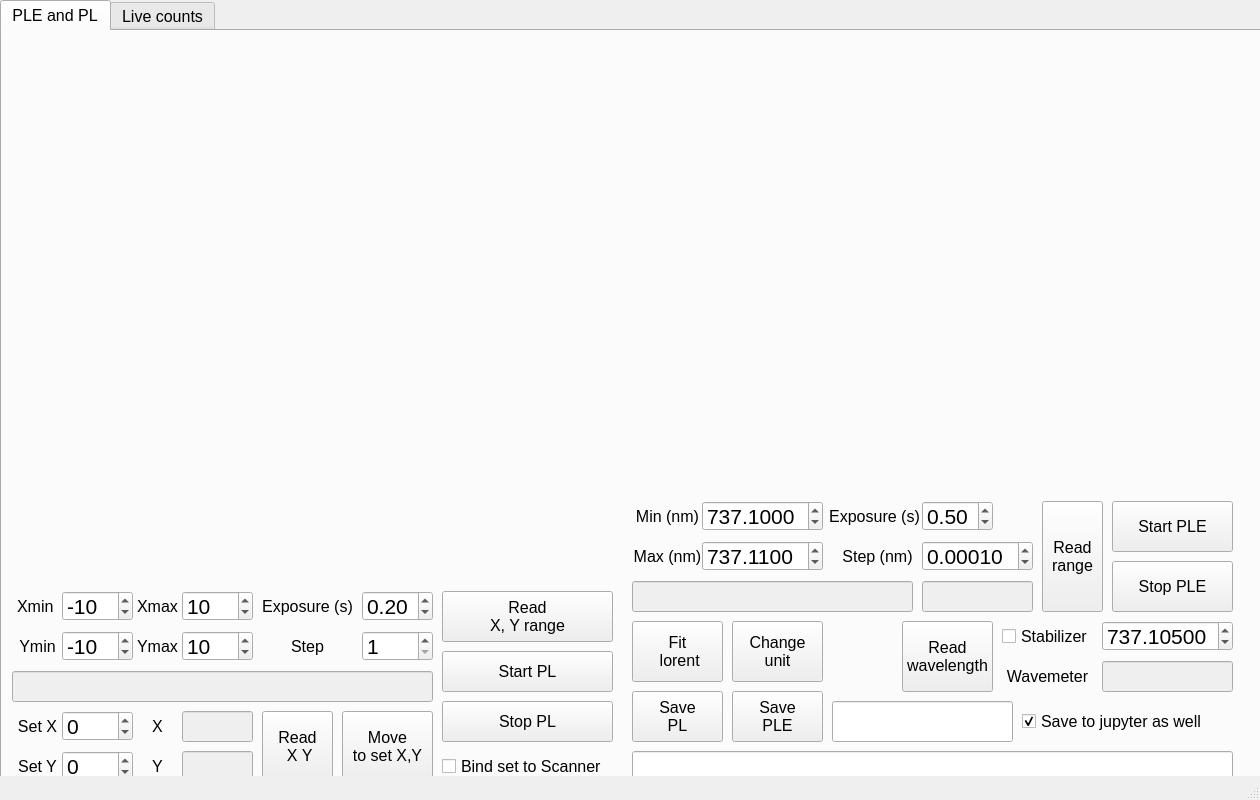
<?xml version="1.0" encoding="UTF-8"?>
<ui version="4.0">
 <class>MainWindow</class>
 <widget class="QMainWindow" name="MainWindow">
  <property name="geometry">
   <rect>
    <x>0</x>
    <y>0</y>
    <width>1260</width>
    <height>800</height>
   </rect>
  </property>
  <property name="sizePolicy">
   <sizepolicy hsizetype="Fixed" vsizetype="Fixed">
    <horstretch>0</horstretch>
    <verstretch>0</verstretch>
   </sizepolicy>
  </property>
  <property name="minimumSize">
   <size>
    <width>1260</width>
    <height>800</height>
   </size>
  </property>
  <property name="maximumSize">
   <size>
    <width>1260</width>
    <height>800</height>
   </size>
  </property>
  <property name="font">
   <font>
    <family>Arial</family>
    <pointsize>12</pointsize>
   </font>
  </property>
  <property name="windowTitle">
   <string>ConfocalGUI @Wanglab, UOregon</string>
  </property>
  <widget class="QWidget" name="centralwidget">
   <widget class="QTabWidget" name="tabWidget">
    <property name="enabled">
     <bool>true</bool>
    </property>
    <property name="geometry">
     <rect>
      <x>0</x>
      <y>0</y>
      <width>1281</width>
      <height>790</height>
     </rect>
    </property>
    <property name="currentIndex">
     <number>0</number>
    </property>
    <widget class="QWidget" name="tab">
     <attribute name="title">
      <string>PLE and PL</string>
     </attribute>
     <widget class="QWidget" name="widget_figure_PL" native="true">
      <property name="geometry">
       <rect>
        <x>10</x>
        <y>10</y>
        <width>600</width>
        <height>540</height>
       </rect>
      </property>
     </widget>
     <widget class="QWidget" name="widget_figure_PLE" native="true">
      <property name="geometry">
       <rect>
        <x>630</x>
        <y>10</y>
        <width>600</width>
        <height>450</height>
       </rect>
      </property>
     </widget>
     <widget class="QPushButton" name="pushButton_save_PL">
      <property name="geometry">
       <rect>
        <x>630</x>
        <y>660</y>
        <width>91</width>
        <height>51</height>
       </rect>
      </property>
      <property name="font">
       <font>
        <family>Arial</family>
        <pointsize>12</pointsize>
       </font>
      </property>
      <property name="text">
       <string>Save 
PL</string>
      </property>
     </widget>
     <widget class="QPushButton" name="pushButton_save_PLE">
      <property name="geometry">
       <rect>
        <x>730</x>
        <y>660</y>
        <width>91</width>
        <height>51</height>
       </rect>
      </property>
      <property name="font">
       <font>
        <family>Arial</family>
        <pointsize>12</pointsize>
       </font>
      </property>
      <property name="text">
       <string>Save 
PLE</string>
      </property>
     </widget>
     <widget class="QLineEdit" name="lineEdit_save">
      <property name="geometry">
       <rect>
        <x>830</x>
        <y>670</y>
        <width>181</width>
        <height>41</height>
       </rect>
      </property>
     </widget>
     <widget class="QLabel" name="label_5">
      <property name="geometry">
       <rect>
        <x>10</x>
        <y>680</y>
        <width>51</width>
        <height>31</height>
       </rect>
      </property>
      <property name="text">
       <string>Set X</string>
      </property>
      <property name="alignment">
       <set>Qt::AlignCenter</set>
      </property>
     </widget>
     <widget class="QLabel" name="label_6">
      <property name="geometry">
       <rect>
        <x>10</x>
        <y>720</y>
        <width>51</width>
        <height>31</height>
       </rect>
      </property>
      <property name="text">
       <string>Set Y</string>
      </property>
      <property name="alignment">
       <set>Qt::AlignCenter</set>
      </property>
     </widget>
     <widget class="QPushButton" name="pushButton_scanner">
      <property name="geometry">
       <rect>
        <x>340</x>
        <y>680</y>
        <width>91</width>
        <height>71</height>
       </rect>
      </property>
      <property name="font">
       <font>
        <family>Arial</family>
        <pointsize>12</pointsize>
       </font>
      </property>
      <property name="text">
       <string>Move 
to set X,Y</string>
      </property>
     </widget>
     <widget class="QDoubleSpinBox" name="doubleSpinBox_X">
      <property name="geometry">
       <rect>
        <x>60</x>
        <y>680</y>
        <width>71</width>
        <height>30</height>
       </rect>
      </property>
      <property name="font">
       <font>
        <family>Arial</family>
        <pointsize>16</pointsize>
       </font>
      </property>
      <property name="decimals">
       <number>0</number>
      </property>
      <property name="minimum">
       <double>-1000.000000000000000</double>
      </property>
      <property name="maximum">
       <double>100000.000000000000000</double>
      </property>
      <property name="singleStep">
       <double>1.000000000000000</double>
      </property>
      <property name="value">
       <double>0.000000000000000</double>
      </property>
     </widget>
     <widget class="QDoubleSpinBox" name="doubleSpinBox_Y">
      <property name="geometry">
       <rect>
        <x>60</x>
        <y>720</y>
        <width>71</width>
        <height>30</height>
       </rect>
      </property>
      <property name="font">
       <font>
        <family>Arial</family>
        <pointsize>16</pointsize>
       </font>
      </property>
      <property name="decimals">
       <number>0</number>
      </property>
      <property name="minimum">
       <double>-1000.000000000000000</double>
      </property>
      <property name="maximum">
       <double>100000.000000000000000</double>
      </property>
      <property name="singleStep">
       <double>1.000000000000000</double>
      </property>
      <property name="value">
       <double>0.000000000000000</double>
      </property>
     </widget>
     <widget class="QLineEdit" name="lineEdit_print">
      <property name="geometry">
       <rect>
        <x>630</x>
        <y>720</y>
        <width>601</width>
        <height>31</height>
       </rect>
      </property>
     </widget>
     <widget class="QLineEdit" name="lineEdit_time_PLE">
      <property name="enabled">
       <bool>false</bool>
      </property>
      <property name="geometry">
       <rect>
        <x>630</x>
        <y>550</y>
        <width>281</width>
        <height>31</height>
       </rect>
      </property>
     </widget>
     <widget class="QLineEdit" name="lineEdit_step_PLE">
      <property name="enabled">
       <bool>false</bool>
      </property>
      <property name="geometry">
       <rect>
        <x>920</x>
        <y>550</y>
        <width>111</width>
        <height>31</height>
       </rect>
      </property>
     </widget>
     <widget class="QDoubleSpinBox" name="doubleSpinBox_step_PL">
      <property name="geometry">
       <rect>
        <x>360</x>
        <y>600</y>
        <width>71</width>
        <height>30</height>
       </rect>
      </property>
      <property name="font">
       <font>
        <family>Arial</family>
        <pointsize>16</pointsize>
       </font>
      </property>
      <property name="decimals">
       <number>0</number>
      </property>
      <property name="minimum">
       <double>1.000000000000000</double>
      </property>
      <property name="singleStep">
       <double>1.000000000000000</double>
      </property>
      <property name="value">
       <double>1.000000000000000</double>
      </property>
     </widget>
     <widget class="QDoubleSpinBox" name="doubleSpinBox_xu">
      <property name="geometry">
       <rect>
        <x>180</x>
        <y>560</y>
        <width>71</width>
        <height>30</height>
       </rect>
      </property>
      <property name="sizePolicy">
       <sizepolicy hsizetype="Minimum" vsizetype="Fixed">
        <horstretch>0</horstretch>
        <verstretch>0</verstretch>
       </sizepolicy>
      </property>
      <property name="font">
       <font>
        <family>Arial</family>
        <pointsize>16</pointsize>
       </font>
      </property>
      <property name="decimals">
       <number>0</number>
      </property>
      <property name="minimum">
       <double>-1000.000000000000000</double>
      </property>
      <property name="maximum">
       <double>100000.000000000000000</double>
      </property>
      <property name="singleStep">
       <double>1.000000000000000</double>
      </property>
      <property name="value">
       <double>10.000000000000000</double>
      </property>
     </widget>
     <widget class="QLabel" name="label_13">
      <property name="geometry">
       <rect>
        <x>130</x>
        <y>560</y>
        <width>51</width>
        <height>31</height>
       </rect>
      </property>
      <property name="font">
       <font>
        <family>Arial</family>
        <pointsize>12</pointsize>
       </font>
      </property>
      <property name="text">
       <string>Xmax</string>
      </property>
      <property name="alignment">
       <set>Qt::AlignCenter</set>
      </property>
     </widget>
     <widget class="QDoubleSpinBox" name="doubleSpinBox_xl">
      <property name="geometry">
       <rect>
        <x>60</x>
        <y>560</y>
        <width>71</width>
        <height>30</height>
       </rect>
      </property>
      <property name="font">
       <font>
        <family>Arial</family>
        <pointsize>16</pointsize>
       </font>
      </property>
      <property name="decimals">
       <number>0</number>
      </property>
      <property name="minimum">
       <double>-999.000000000000000</double>
      </property>
      <property name="maximum">
       <double>1000.000000000000000</double>
      </property>
      <property name="singleStep">
       <double>1.000000000000000</double>
      </property>
      <property name="value">
       <double>-10.000000000000000</double>
      </property>
     </widget>
     <widget class="QLabel" name="label_9">
      <property name="geometry">
       <rect>
        <x>10</x>
        <y>560</y>
        <width>51</width>
        <height>31</height>
       </rect>
      </property>
      <property name="font">
       <font>
        <family>Arial</family>
        <pointsize>12</pointsize>
       </font>
      </property>
      <property name="text">
       <string>Xmin </string>
      </property>
      <property name="alignment">
       <set>Qt::AlignCenter</set>
      </property>
     </widget>
     <widget class="QDoubleSpinBox" name="doubleSpinBox_yl">
      <property name="geometry">
       <rect>
        <x>60</x>
        <y>600</y>
        <width>71</width>
        <height>30</height>
       </rect>
      </property>
      <property name="font">
       <font>
        <family>Arial</family>
        <pointsize>16</pointsize>
       </font>
      </property>
      <property name="decimals">
       <number>0</number>
      </property>
      <property name="minimum">
       <double>-999.000000000000000</double>
      </property>
      <property name="maximum">
       <double>1000.000000000000000</double>
      </property>
      <property name="singleStep">
       <double>1.000000000000000</double>
      </property>
      <property name="value">
       <double>-10.000000000000000</double>
      </property>
     </widget>
     <widget class="QDoubleSpinBox" name="doubleSpinBox_yu">
      <property name="geometry">
       <rect>
        <x>180</x>
        <y>600</y>
        <width>71</width>
        <height>30</height>
       </rect>
      </property>
      <property name="sizePolicy">
       <sizepolicy hsizetype="Minimum" vsizetype="Fixed">
        <horstretch>0</horstretch>
        <verstretch>0</verstretch>
       </sizepolicy>
      </property>
      <property name="font">
       <font>
        <family>Arial</family>
        <pointsize>16</pointsize>
       </font>
      </property>
      <property name="decimals">
       <number>0</number>
      </property>
      <property name="minimum">
       <double>-1000.000000000000000</double>
      </property>
      <property name="maximum">
       <double>1000.000000000000000</double>
      </property>
      <property name="singleStep">
       <double>1.000000000000000</double>
      </property>
      <property name="value">
       <double>10.000000000000000</double>
      </property>
     </widget>
     <widget class="QLabel" name="label_10">
      <property name="geometry">
       <rect>
        <x>10</x>
        <y>600</y>
        <width>51</width>
        <height>31</height>
       </rect>
      </property>
      <property name="font">
       <font>
        <family>Arial</family>
        <pointsize>12</pointsize>
       </font>
      </property>
      <property name="text">
       <string>Ymin</string>
      </property>
      <property name="alignment">
       <set>Qt::AlignCenter</set>
      </property>
     </widget>
     <widget class="QLabel" name="label_14">
      <property name="geometry">
       <rect>
        <x>130</x>
        <y>600</y>
        <width>51</width>
        <height>31</height>
       </rect>
      </property>
      <property name="font">
       <font>
        <family>Arial</family>
        <pointsize>12</pointsize>
       </font>
      </property>
      <property name="text">
       <string>Ymax</string>
      </property>
      <property name="alignment">
       <set>Qt::AlignCenter</set>
      </property>
     </widget>
     <widget class="QLabel" name="label_11">
      <property name="geometry">
       <rect>
        <x>250</x>
        <y>600</y>
        <width>111</width>
        <height>31</height>
       </rect>
      </property>
      <property name="font">
       <font>
        <family>Arial</family>
        <pointsize>12</pointsize>
       </font>
      </property>
      <property name="text">
       <string>Step</string>
      </property>
      <property name="alignment">
       <set>Qt::AlignCenter</set>
      </property>
     </widget>
     <widget class="QLabel" name="label_8">
      <property name="geometry">
       <rect>
        <x>250</x>
        <y>560</y>
        <width>111</width>
        <height>31</height>
       </rect>
      </property>
      <property name="font">
       <font>
        <family>Arial</family>
        <pointsize>12</pointsize>
       </font>
      </property>
      <property name="text">
       <string>Exposure (s)</string>
      </property>
      <property name="alignment">
       <set>Qt::AlignCenter</set>
      </property>
     </widget>
     <widget class="QDoubleSpinBox" name="doubleSpinBox_exposure_PL">
      <property name="geometry">
       <rect>
        <x>360</x>
        <y>560</y>
        <width>71</width>
        <height>30</height>
       </rect>
      </property>
      <property name="font">
       <font>
        <family>Arial</family>
        <pointsize>16</pointsize>
       </font>
      </property>
      <property name="minimum">
       <double>0.010000000000000</double>
      </property>
      <property name="singleStep">
       <double>0.010000000000000</double>
      </property>
      <property name="value">
       <double>0.200000000000000</double>
      </property>
     </widget>
     <widget class="QLabel" name="label_12">
      <property name="geometry">
       <rect>
        <x>130</x>
        <y>680</y>
        <width>51</width>
        <height>31</height>
       </rect>
      </property>
      <property name="text">
       <string>X</string>
      </property>
      <property name="alignment">
       <set>Qt::AlignCenter</set>
      </property>
     </widget>
     <widget class="QLabel" name="label_19">
      <property name="geometry">
       <rect>
        <x>130</x>
        <y>720</y>
        <width>51</width>
        <height>31</height>
       </rect>
      </property>
      <property name="text">
       <string>Y</string>
      </property>
      <property name="alignment">
       <set>Qt::AlignCenter</set>
      </property>
     </widget>
     <widget class="QLineEdit" name="lineEdit_X">
      <property name="enabled">
       <bool>false</bool>
      </property>
      <property name="geometry">
       <rect>
        <x>180</x>
        <y>680</y>
        <width>71</width>
        <height>31</height>
       </rect>
      </property>
     </widget>
     <widget class="QLineEdit" name="lineEdit_Y">
      <property name="enabled">
       <bool>false</bool>
      </property>
      <property name="geometry">
       <rect>
        <x>180</x>
        <y>720</y>
        <width>71</width>
        <height>31</height>
       </rect>
      </property>
     </widget>
     <widget class="QPushButton" name="pushButton_XY">
      <property name="geometry">
       <rect>
        <x>260</x>
        <y>680</y>
        <width>71</width>
        <height>71</height>
       </rect>
      </property>
      <property name="font">
       <font>
        <family>Arial</family>
        <pointsize>12</pointsize>
       </font>
      </property>
      <property name="text">
       <string>Read 
 X Y</string>
      </property>
     </widget>
     <widget class="QLineEdit" name="lineEdit_time_PL">
      <property name="enabled">
       <bool>false</bool>
      </property>
      <property name="geometry">
       <rect>
        <x>10</x>
        <y>640</y>
        <width>421</width>
        <height>31</height>
       </rect>
      </property>
     </widget>
     <widget class="QPushButton" name="pushButton_start_PL">
      <property name="geometry">
       <rect>
        <x>440</x>
        <y>620</y>
        <width>171</width>
        <height>41</height>
       </rect>
      </property>
      <property name="font">
       <font>
        <family>Arial</family>
        <pointsize>12</pointsize>
       </font>
      </property>
      <property name="text">
       <string>Start PL</string>
      </property>
     </widget>
     <widget class="QPushButton" name="pushButton_stop_PL">
      <property name="geometry">
       <rect>
        <x>440</x>
        <y>670</y>
        <width>171</width>
        <height>41</height>
       </rect>
      </property>
      <property name="font">
       <font>
        <family>Arial</family>
        <pointsize>12</pointsize>
       </font>
      </property>
      <property name="text">
       <string>Stop PL</string>
      </property>
     </widget>
     <widget class="QPushButton" name="pushButton_range_PL">
      <property name="geometry">
       <rect>
        <x>440</x>
        <y>560</y>
        <width>171</width>
        <height>51</height>
       </rect>
      </property>
      <property name="font">
       <font>
        <family>Arial</family>
        <pointsize>12</pointsize>
       </font>
      </property>
      <property name="text">
       <string>Read 
X, Y range</string>
      </property>
     </widget>
     <widget class="QDoubleSpinBox" name="doubleSpinBox_wl">
      <property name="geometry">
       <rect>
        <x>700</x>
        <y>470</y>
        <width>121</width>
        <height>30</height>
       </rect>
      </property>
      <property name="sizePolicy">
       <sizepolicy hsizetype="MinimumExpanding" vsizetype="Fixed">
        <horstretch>0</horstretch>
        <verstretch>0</verstretch>
       </sizepolicy>
      </property>
      <property name="font">
       <font>
        <family>Arial</family>
        <pointsize>16</pointsize>
       </font>
      </property>
      <property name="prefix">
       <string/>
      </property>
      <property name="suffix">
       <string/>
      </property>
      <property name="decimals">
       <number>4</number>
      </property>
      <property name="minimum">
       <double>0.100000000000000</double>
      </property>
      <property name="maximum">
       <double>999.990000000000009</double>
      </property>
      <property name="singleStep">
       <double>0.000100000000000</double>
      </property>
      <property name="value">
       <double>737.100000000000023</double>
      </property>
     </widget>
     <widget class="QLabel" name="label_2">
      <property name="geometry">
       <rect>
        <x>630</x>
        <y>470</y>
        <width>71</width>
        <height>31</height>
       </rect>
      </property>
      <property name="font">
       <font>
        <family>Arial</family>
        <pointsize>12</pointsize>
       </font>
      </property>
      <property name="text">
       <string>Min (nm)</string>
      </property>
      <property name="alignment">
       <set>Qt::AlignCenter</set>
      </property>
     </widget>
     <widget class="QLabel" name="label_3">
      <property name="geometry">
       <rect>
        <x>630</x>
        <y>510</y>
        <width>71</width>
        <height>31</height>
       </rect>
      </property>
      <property name="font">
       <font>
        <family>Arial</family>
        <pointsize>12</pointsize>
       </font>
      </property>
      <property name="text">
       <string>Max (nm)</string>
      </property>
      <property name="alignment">
       <set>Qt::AlignCenter</set>
      </property>
     </widget>
     <widget class="QDoubleSpinBox" name="doubleSpinBox_wu">
      <property name="geometry">
       <rect>
        <x>700</x>
        <y>510</y>
        <width>121</width>
        <height>30</height>
       </rect>
      </property>
      <property name="sizePolicy">
       <sizepolicy hsizetype="MinimumExpanding" vsizetype="Fixed">
        <horstretch>0</horstretch>
        <verstretch>0</verstretch>
       </sizepolicy>
      </property>
      <property name="font">
       <font>
        <family>Arial</family>
        <pointsize>16</pointsize>
       </font>
      </property>
      <property name="decimals">
       <number>4</number>
      </property>
      <property name="minimum">
       <double>0.100000000000000</double>
      </property>
      <property name="maximum">
       <double>999.990000000000009</double>
      </property>
      <property name="singleStep">
       <double>0.000100000000000</double>
      </property>
      <property name="value">
       <double>737.110000000000014</double>
      </property>
     </widget>
     <widget class="QLabel" name="label">
      <property name="geometry">
       <rect>
        <x>827</x>
        <y>470</y>
        <width>91</width>
        <height>31</height>
       </rect>
      </property>
      <property name="font">
       <font>
        <family>Arial</family>
        <pointsize>12</pointsize>
       </font>
      </property>
      <property name="text">
       <string>Exposure (s)</string>
      </property>
      <property name="alignment">
       <set>Qt::AlignCenter</set>
      </property>
     </widget>
     <widget class="QDoubleSpinBox" name="doubleSpinBox_exposure_PLE">
      <property name="geometry">
       <rect>
        <x>920</x>
        <y>470</y>
        <width>71</width>
        <height>30</height>
       </rect>
      </property>
      <property name="font">
       <font>
        <family>Arial</family>
        <pointsize>16</pointsize>
       </font>
      </property>
      <property name="minimum">
       <double>0.100000000000000</double>
      </property>
      <property name="singleStep">
       <double>0.500000000000000</double>
      </property>
      <property name="value">
       <double>0.500000000000000</double>
      </property>
     </widget>
     <widget class="QLabel" name="label_4">
      <property name="geometry">
       <rect>
        <x>830</x>
        <y>510</y>
        <width>91</width>
        <height>31</height>
       </rect>
      </property>
      <property name="font">
       <font>
        <family>Arial</family>
        <pointsize>12</pointsize>
       </font>
      </property>
      <property name="text">
       <string>Step (nm)</string>
      </property>
      <property name="alignment">
       <set>Qt::AlignCenter</set>
      </property>
     </widget>
     <widget class="QDoubleSpinBox" name="doubleSpinBox_step_PLE">
      <property name="geometry">
       <rect>
        <x>920</x>
        <y>510</y>
        <width>111</width>
        <height>30</height>
       </rect>
      </property>
      <property name="sizePolicy">
       <sizepolicy hsizetype="Minimum" vsizetype="Fixed">
        <horstretch>0</horstretch>
        <verstretch>0</verstretch>
       </sizepolicy>
      </property>
      <property name="font">
       <font>
        <family>Arial</family>
        <pointsize>16</pointsize>
       </font>
      </property>
      <property name="decimals">
       <number>5</number>
      </property>
      <property name="minimum">
       <double>0.000010000000000</double>
      </property>
      <property name="singleStep">
       <double>0.000050000000000</double>
      </property>
      <property name="value">
       <double>0.000100000000000</double>
      </property>
     </widget>
     <widget class="QPushButton" name="pushButton_range_PLE">
      <property name="geometry">
       <rect>
        <x>1040</x>
        <y>470</y>
        <width>61</width>
        <height>111</height>
       </rect>
      </property>
      <property name="font">
       <font>
        <family>Arial</family>
        <pointsize>12</pointsize>
       </font>
      </property>
      <property name="text">
       <string>Read 
range</string>
      </property>
     </widget>
     <widget class="QPushButton" name="pushButton_start_PLE">
      <property name="geometry">
       <rect>
        <x>1110</x>
        <y>470</y>
        <width>121</width>
        <height>51</height>
       </rect>
      </property>
      <property name="font">
       <font>
        <family>Arial</family>
        <pointsize>12</pointsize>
       </font>
      </property>
      <property name="text">
       <string>Start PLE</string>
      </property>
     </widget>
     <widget class="QPushButton" name="pushButton_stop_PLE">
      <property name="geometry">
       <rect>
        <x>1110</x>
        <y>530</y>
        <width>121</width>
        <height>51</height>
       </rect>
      </property>
      <property name="font">
       <font>
        <family>Arial</family>
        <pointsize>12</pointsize>
       </font>
      </property>
      <property name="text">
       <string>Stop PLE</string>
      </property>
     </widget>
     <widget class="QPushButton" name="pushButton_lorent">
      <property name="geometry">
       <rect>
        <x>630</x>
        <y>590</y>
        <width>91</width>
        <height>61</height>
       </rect>
      </property>
      <property name="font">
       <font>
        <family>Arial</family>
        <pointsize>12</pointsize>
       </font>
      </property>
      <property name="text">
       <string>Fit 
 lorent</string>
      </property>
     </widget>
     <widget class="QPushButton" name="pushButton_unit">
      <property name="geometry">
       <rect>
        <x>730</x>
        <y>590</y>
        <width>91</width>
        <height>61</height>
       </rect>
      </property>
      <property name="font">
       <font>
        <family>Arial</family>
        <pointsize>12</pointsize>
       </font>
      </property>
      <property name="text">
       <string>Change 
unit</string>
      </property>
     </widget>
     <widget class="QDoubleSpinBox" name="doubleSpinBox_wavelength">
      <property name="enabled">
       <bool>true</bool>
      </property>
      <property name="geometry">
       <rect>
        <x>1100</x>
        <y>590</y>
        <width>131</width>
        <height>30</height>
       </rect>
      </property>
      <property name="sizePolicy">
       <sizepolicy hsizetype="MinimumExpanding" vsizetype="Fixed">
        <horstretch>0</horstretch>
        <verstretch>0</verstretch>
       </sizepolicy>
      </property>
      <property name="font">
       <font>
        <family>Arial</family>
        <pointsize>16</pointsize>
       </font>
      </property>
      <property name="decimals">
       <number>5</number>
      </property>
      <property name="minimum">
       <double>0.100000000000000</double>
      </property>
      <property name="maximum">
       <double>999.990000000000009</double>
      </property>
      <property name="singleStep">
       <double>0.000100000000000</double>
      </property>
      <property name="value">
       <double>737.105000000000018</double>
      </property>
     </widget>
     <widget class="QPushButton" name="pushButton_wavelength">
      <property name="geometry">
       <rect>
        <x>900</x>
        <y>590</y>
        <width>91</width>
        <height>71</height>
       </rect>
      </property>
      <property name="font">
       <font>
        <family>Arial</family>
        <pointsize>12</pointsize>
       </font>
      </property>
      <property name="text">
       <string>Read 
wavelength</string>
      </property>
     </widget>
     <widget class="QLineEdit" name="lineEdit_wavelength">
      <property name="enabled">
       <bool>false</bool>
      </property>
      <property name="geometry">
       <rect>
        <x>1100</x>
        <y>630</y>
        <width>131</width>
        <height>31</height>
       </rect>
      </property>
     </widget>
     <widget class="QCheckBox" name="checkBox_is_stabilizer">
      <property name="geometry">
       <rect>
        <x>1000</x>
        <y>590</y>
        <width>91</width>
        <height>31</height>
       </rect>
      </property>
      <property name="font">
       <font>
        <family>Arial</family>
        <pointsize>12</pointsize>
       </font>
      </property>
      <property name="text">
       <string>Stabilizer</string>
      </property>
     </widget>
     <widget class="QLabel" name="label_20">
      <property name="geometry">
       <rect>
        <x>1000</x>
        <y>630</y>
        <width>91</width>
        <height>31</height>
       </rect>
      </property>
      <property name="text">
       <string>Wavemeter</string>
      </property>
      <property name="alignment">
       <set>Qt::AlignCenter</set>
      </property>
     </widget>
     <widget class="QCheckBox" name="checkBox_log">
      <property name="geometry">
       <rect>
        <x>1020</x>
        <y>670</y>
        <width>211</width>
        <height>41</height>
       </rect>
      </property>
      <property name="layoutDirection">
       <enum>Qt::LeftToRight</enum>
      </property>
      <property name="text">
       <string>Save to jupyter as well</string>
      </property>
      <property name="checked">
       <bool>true</bool>
      </property>
     </widget>
     <widget class="QCheckBox" name="checkBox_is_bind">
      <property name="geometry">
       <rect>
        <x>440</x>
        <y>720</y>
        <width>171</width>
        <height>31</height>
       </rect>
      </property>
      <property name="font">
       <font>
        <family>Arial</family>
        <pointsize>12</pointsize>
       </font>
      </property>
      <property name="text">
       <string>Bind set to Scanner</string>
      </property>
     </widget>
    </widget>
    <widget class="QWidget" name="tab2">
     <attribute name="title">
      <string>Live counts</string>
     </attribute>
     <widget class="QWidget" name="widget_figure_Live" native="true">
      <property name="geometry">
       <rect>
        <x>10</x>
        <y>10</y>
        <width>600</width>
        <height>450</height>
       </rect>
      </property>
     </widget>
     <widget class="QPushButton" name="pushButton_start_Live">
      <property name="geometry">
       <rect>
        <x>220</x>
        <y>470</y>
        <width>191</width>
        <height>71</height>
       </rect>
      </property>
      <property name="font">
       <font>
        <family>Arial</family>
        <pointsize>12</pointsize>
       </font>
      </property>
      <property name="text">
       <string>Start live</string>
      </property>
     </widget>
     <widget class="QPushButton" name="pushButton_stop_Live">
      <property name="geometry">
       <rect>
        <x>420</x>
        <y>470</y>
        <width>191</width>
        <height>71</height>
       </rect>
      </property>
      <property name="font">
       <font>
        <family>Arial</family>
        <pointsize>12</pointsize>
       </font>
      </property>
      <property name="text">
       <string>Stop live</string>
      </property>
     </widget>
     <widget class="QLabel" name="label_16">
      <property name="geometry">
       <rect>
        <x>10</x>
        <y>470</y>
        <width>103</width>
        <height>31</height>
       </rect>
      </property>
      <property name="font">
       <font>
        <family>Arial</family>
        <pointsize>12</pointsize>
       </font>
      </property>
      <property name="text">
       <string>Data points</string>
      </property>
      <property name="alignment">
       <set>Qt::AlignCenter</set>
      </property>
     </widget>
     <widget class="QDoubleSpinBox" name="doubleSpinBox_many">
      <property name="geometry">
       <rect>
        <x>110</x>
        <y>470</y>
        <width>103</width>
        <height>30</height>
       </rect>
      </property>
      <property name="font">
       <font>
        <family>Arial</family>
        <pointsize>16</pointsize>
       </font>
      </property>
      <property name="decimals">
       <number>0</number>
      </property>
      <property name="minimum">
       <double>1.000000000000000</double>
      </property>
      <property name="maximum">
       <double>1000.000000000000000</double>
      </property>
      <property name="singleStep">
       <double>1.000000000000000</double>
      </property>
      <property name="value">
       <double>100.000000000000000</double>
      </property>
     </widget>
     <widget class="QLabel" name="label_15">
      <property name="geometry">
       <rect>
        <x>10</x>
        <y>510</y>
        <width>104</width>
        <height>31</height>
       </rect>
      </property>
      <property name="font">
       <font>
        <family>Arial</family>
        <pointsize>12</pointsize>
       </font>
      </property>
      <property name="text">
       <string>Exposure (s)</string>
      </property>
      <property name="alignment">
       <set>Qt::AlignCenter</set>
      </property>
     </widget>
     <widget class="QDoubleSpinBox" name="doubleSpinBox_exposure_Live">
      <property name="geometry">
       <rect>
        <x>110</x>
        <y>510</y>
        <width>104</width>
        <height>30</height>
       </rect>
      </property>
      <property name="font">
       <font>
        <family>Arial</family>
        <pointsize>16</pointsize>
       </font>
      </property>
      <property name="minimum">
       <double>0.010000000000000</double>
      </property>
      <property name="singleStep">
       <double>0.010000000000000</double>
      </property>
      <property name="value">
       <double>0.100000000000000</double>
      </property>
     </widget>
     <widget class="QPushButton" name="pushButton_detach">
      <property name="geometry">
       <rect>
        <x>220</x>
        <y>550</y>
        <width>191</width>
        <height>71</height>
       </rect>
      </property>
      <property name="font">
       <font>
        <family>Arial</family>
        <pointsize>12</pointsize>
       </font>
      </property>
      <property name="text">
       <string>Detach from Main</string>
      </property>
     </widget>
     <widget class="QPushButton" name="pushButton_reattach">
      <property name="geometry">
       <rect>
        <x>420</x>
        <y>550</y>
        <width>191</width>
        <height>71</height>
       </rect>
      </property>
      <property name="font">
       <font>
        <family>Arial</family>
        <pointsize>12</pointsize>
       </font>
      </property>
      <property name="text">
       <string>Reattach to Main</string>
      </property>
     </widget>
    </widget>
   </widget>
   <widget class="QWidget" name="layoutWidget">
    <property name="geometry">
     <rect>
      <x>0</x>
      <y>0</y>
      <width>2</width>
      <height>2</height>
     </rect>
    </property>
    <layout class="QHBoxLayout" name="horizontalLayout_4"/>
   </widget>
  </widget>
  <widget class="QStatusBar" name="statusbar"/>
 </widget>
 <resources/>
 <connections/>
</ui>
